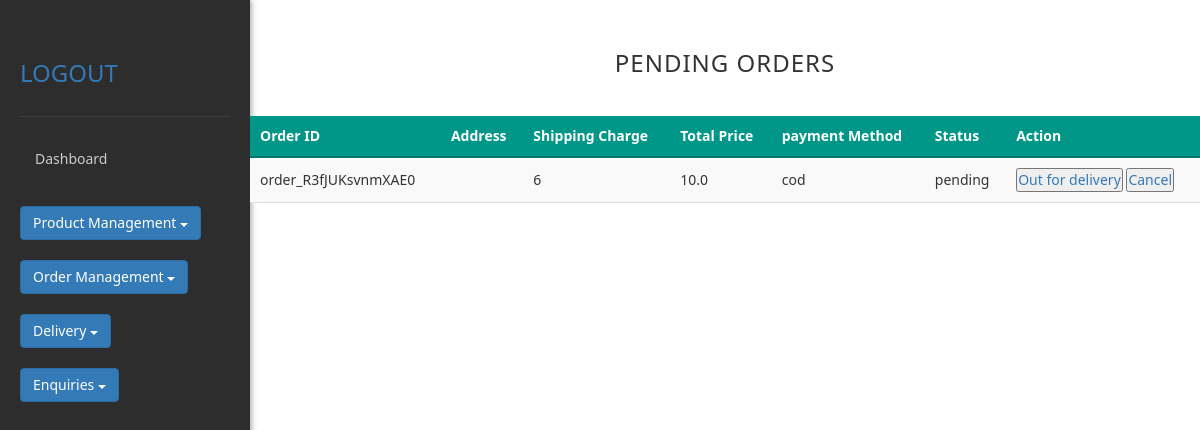
The app's page /vieworders/, older data.
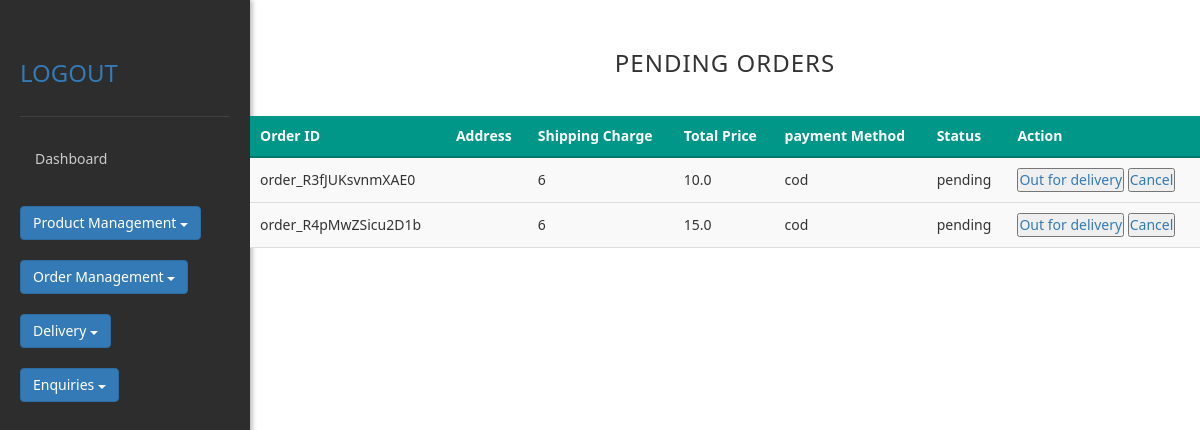
The same page, newer data.
### app3/models.py (models this page shows)
class checkouttable(models.Model):
    session_key = models.CharField(max_length=250, null=True)
    firstname = models.CharField(max_length=50, null=True)
    lastname = models.CharField(max_length=50, null=True)
    address = models.CharField(max_length=250, null=True)
    place = models.CharField(max_length=250, null=True)
    landmark = models.CharField(max_length=250, null=True)
    phone=models.IntegerField(null=True)
    shippingcharge = models.IntegerField(null=True)
    status = models.CharField(max_length=250, null=True)
    order_id = models.CharField(max_length=100, null=True)
    payment_method = models.CharField(max_length=100, null=True)
    total_price=models.FloatField(null=True)

### app3/views.py (the view)
# urls.py: path("vieworders/",views.vieworders),
def vieworders(request):
    vo = checkouttable.objects.filter(status='pending')
    return render(request, 'vieworders.html', {'vo': vo})

### templates/vieworders.html (shortened to what this page needs)
<!DOCTYPE html>
{%load static%}
<html lang="en">
<head>
    <link rel="stylesheet" href="{% static 'css/vieworders.css'%}">
    <link rel="stylesheet" href="https://maxcdn.bootstrapcdn.com/bootstrap/3.4.1/css/bootstrap.min.css">
</head>
<body>
    <div class="dashboard">
        <div class="sidebar">
            <div class="sidebar-header">
                <h2>
                    <div class="navigation">
                        <a class="button" href="/login1/">
                        <div class="logout">LOGOUT</div>
                        </a>
                    </div>
                </h2>
            </div>
            <a href="/dashboard/"> <div class="menu-item">Dashboard</div></a><br>
            <div class="dropdown">
                <button class="btn btn-primary dropdown-toggle" type="button" data-toggle="dropdown">Product Management
                <span class="caret"></span></button>
            </div><br>
            <div class="dropdown">
                <button class="btn btn-primary dropdown-toggle" type="button" data-toggle="dropdown">Order Management
                <span class="caret"></span></button>
            </div><br>
             <div class="dropdown">
                <button class="btn btn-primary dropdown-toggle" type="button" data-toggle="dropdown">Delivery
                <span class="caret"></span></button>
            </div>
            <br>
            <div class="dropdown">
                <button class="btn btn-primary dropdown-toggle" type="button" data-toggle="dropdown">Enquiries
                <span class="caret"></span></button>
            </div>
        </div>
        <div class="dashboard1">
          <h3>Pending Orders</h3>
          <div class="table">
            <table class="blib-theme-table-wave">
                <thead>
                    <tr>
                        <th>Order ID</th>
                        <th>Address</th>
                        <th>Shipping Charge</th>
                        <th>Total Price</th>
                        <th>payment Method</th>
                        <th>Status</th>
                        <th>Action</th>
                    </tr>
                </thead>
                {%for i in vo%}
                    <tbody>
                        <tr>
                            <td>{{ i.order_id }}</td>
                            <td>{{ i.address }}</td>
                            <td>{{ i.shippingcharge }}</td>
                            <td>{{ i.total_price }}</td>
                            <td>{{ i.payment_method }}</td>
                            <td>{{ i.status }}</td>
                            <td>
                                <button><a href="/outfordelivery/">Out for delivery</a></button>
                                <button><a href="/cancel_order/{{ i.order_id }}">Cancel</a></button>
                            </td>
                        </tr>
                    </tbody>
                {%endfor%}
            </table>
          </div>
        </div>
    </div>
</body>
</html>

### static/css/vieworders.css (style rules this page uses)
* { margin: 0; padding: 0; box-sizing: border-box; font-family: 'Segoe UI', sans-serif; }
body { background-color: #2d2d2d; color: #ffffff; }
.dashboard { display: grid; grid-template-columns: 250px 1fr; min-height: 100vh; }
.sidebar { background-color: #2d2d2d; padding: 20px; box-shadow: 2px 0 5px rgba(0,0,0,0.3); }
.sidebar-header { padding: 20px 0; border-bottom: 1px solid #404040; margin-bottom: 20px; }
.sidebar-header h2 { color: #ffffff; font-size: 24px; }
.menu-item { padding: 12px 15px; margin: 5px 0; border-radius: 8px; cursor: pointer; color: #cccccc; }
h3 { text-align: center; font-size: 18px; text-transform: uppercase; letter-spacing: 1px; color: white; padding: 30px 0; }
.blib-theme-table-wave { padding: 30px; width: 100%; border-collapse: collapse; font-family: Arial, sans-serif; font-size: 14px; color: #333; }
.blib-theme-table-wave thead th { background-color: #009688; color: #fff; text-align: left; padding: 10px; border-bottom: 2px solid #00796b; }
.blib-theme-table-wave tbody td { position: relative; padding: 10px; border-bottom: 1px solid #ddd; background-color: #f9f9f9; transition: all 0.4s ease-in-out; }

Row changes from the older to the newer data that the page shows:
added checkouttable: order_id "order_R4pMwZSicu2D1b", shippingcharge "6", total_price "15.0", payment_method "cod", status "pending"
